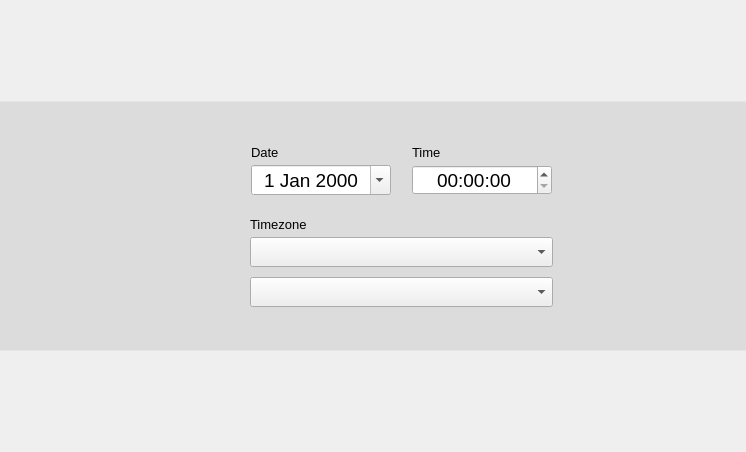
<?xml version="1.0" encoding="UTF-8"?>
<ui version="4.0">
 <class>DateTimeWidget</class>
 <widget class="QWidget" name="DateTimeWidget">
  <property name="geometry">
   <rect>
    <x>0</x>
    <y>0</y>
    <width>746</width>
    <height>452</height>
   </rect>
  </property>
  <property name="sizePolicy">
   <sizepolicy hsizetype="Preferred" vsizetype="Fixed">
    <horstretch>0</horstretch>
    <verstretch>0</verstretch>
   </sizepolicy>
  </property>
  <property name="minimumSize">
   <size>
    <width>596</width>
    <height>0</height>
   </size>
  </property>
  <property name="windowTitle">
   <string/>
  </property>
  <property name="styleSheet">
   <string notr="true"/>
  </property>
  <layout class="QGridLayout" name="gridLayout">
   <property name="margin">
    <number>0</number>
   </property>
   <item row="0" column="0">
    <widget class="QFrame" name="frame">
     <property name="sizePolicy">
      <sizepolicy hsizetype="Expanding" vsizetype="Preferred">
       <horstretch>0</horstretch>
       <verstretch>0</verstretch>
      </sizepolicy>
     </property>
     <property name="minimumSize">
      <size>
       <width>600</width>
       <height>250</height>
      </size>
     </property>
     <property name="maximumSize">
      <size>
       <width>16777215</width>
       <height>250</height>
      </size>
     </property>
     <property name="styleSheet">
      <string notr="true">#frame{
background-color: rgba(0, 0, 0, 20);
border-top: 1px solid rgba(255, 255, 255, 75);/*white*/
border-bottom: 1px solid rgba(255, 255, 255, 75);/*white*/
}</string>
     </property>
     <property name="frameShape">
      <enum>QFrame::NoFrame</enum>
     </property>
     <property name="frameShadow">
      <enum>QFrame::Raised</enum>
     </property>
     <layout class="QHBoxLayout" name="horizontalLayout_2">
      <property name="spacing">
       <number>50</number>
      </property>
      <property name="leftMargin">
       <number>0</number>
      </property>
      <property name="topMargin">
       <number>20</number>
      </property>
      <property name="rightMargin">
       <number>0</number>
      </property>
      <property name="bottomMargin">
       <number>20</number>
      </property>
      <item>
       <spacer name="horizontalSpacer">
        <property name="orientation">
         <enum>Qt::Horizontal</enum>
        </property>
        <property name="sizeHint" stdset="0">
         <size>
          <width>40</width>
          <height>20</height>
         </size>
        </property>
       </spacer>
      </item>
      <item>
       <widget class="QLabel" name="label">
        <property name="text">
         <string/>
        </property>
        <property name="pixmap">
         <pixmap resource="../../data.qrc">:/gui/pics/preferences-system-time-big.png</pixmap>
        </property>
       </widget>
      </item>
      <item>
       <layout class="QVBoxLayout" name="verticalLayout">
        <property name="spacing">
         <number>0</number>
        </property>
        <property name="topMargin">
         <number>0</number>
        </property>
        <property name="rightMargin">
         <number>0</number>
        </property>
        <item>
         <spacer name="verticalSpacer">
          <property name="orientation">
           <enum>Qt::Vertical</enum>
          </property>
          <property name="sizeHint" stdset="0">
           <size>
            <width>303</width>
            <height>13</height>
           </size>
          </property>
         </spacer>
        </item>
        <item>
         <layout class="QHBoxLayout" name="horizontalLayout_3">
          <property name="spacing">
           <number>20</number>
          </property>
          <property name="bottomMargin">
           <number>0</number>
          </property>
          <item>
           <layout class="QVBoxLayout" name="verticalLayout_3">
            <property name="spacing">
             <number>5</number>
            </property>
            <property name="bottomMargin">
             <number>0</number>
            </property>
            <item>
             <widget class="QLabel" name="label_2">
              <property name="font">
               <font>
                <pointsize>10</pointsize>
               </font>
              </property>
              <property name="text">
               <string>Date</string>
              </property>
             </widget>
            </item>
            <item>
             <widget class="QDateEdit" name="calendarWidget">
              <property name="sizePolicy">
               <sizepolicy hsizetype="Preferred" vsizetype="Preferred">
                <horstretch>0</horstretch>
                <verstretch>0</verstretch>
               </sizepolicy>
              </property>
              <property name="minimumSize">
               <size>
                <width>140</width>
                <height>30</height>
               </size>
              </property>
              <property name="maximumSize">
               <size>
                <width>140</width>
                <height>30</height>
               </size>
              </property>
              <property name="font">
               <font>
                <pointsize>14</pointsize>
                <weight>50</weight>
                <bold>false</bold>
               </font>
              </property>
              <property name="wrapping">
               <bool>false</bool>
              </property>
              <property name="frame">
               <bool>true</bool>
              </property>
              <property name="alignment">
               <set>Qt::AlignCenter</set>
              </property>
              <property name="readOnly">
               <bool>false</bool>
              </property>
              <property name="buttonSymbols">
               <enum>QAbstractSpinBox::NoButtons</enum>
              </property>
              <property name="accelerated">
               <bool>false</bool>
              </property>
              <property name="keyboardTracking">
               <bool>true</bool>
              </property>
              <property name="date">
               <date>
                <year>2000</year>
                <month>1</month>
                <day>1</day>
               </date>
              </property>
              <property name="calendarPopup">
               <bool>true</bool>
              </property>
             </widget>
            </item>
           </layout>
          </item>
          <item>
           <layout class="QVBoxLayout" name="verticalLayout_2">
            <property name="spacing">
             <number>5</number>
            </property>
            <property name="topMargin">
             <number>0</number>
            </property>
            <item>
             <widget class="QLabel" name="label_3">
              <property name="font">
               <font>
                <pointsize>10</pointsize>
               </font>
              </property>
              <property name="text">
               <string>Time</string>
              </property>
             </widget>
            </item>
            <item>
             <widget class="QTimeEdit" name="timeEdit">
              <property name="sizePolicy">
               <sizepolicy hsizetype="Preferred" vsizetype="Preferred">
                <horstretch>0</horstretch>
                <verstretch>0</verstretch>
               </sizepolicy>
              </property>
              <property name="minimumSize">
               <size>
                <width>140</width>
                <height>30</height>
               </size>
              </property>
              <property name="maximumSize">
               <size>
                <width>140</width>
                <height>30</height>
               </size>
              </property>
              <property name="font">
               <font>
                <pointsize>14</pointsize>
                <weight>50</weight>
                <bold>false</bold>
               </font>
              </property>
              <property name="styleSheet">
               <string notr="true"/>
              </property>
              <property name="alignment">
               <set>Qt::AlignCenter</set>
              </property>
              <property name="displayFormat">
               <string notr="true">HH:mm:ss</string>
              </property>
              <property name="calendarPopup">
               <bool>true</bool>
              </property>
             </widget>
            </item>
           </layout>
          </item>
         </layout>
        </item>
        <item>
         <spacer name="verticalSpacer_3">
          <property name="orientation">
           <enum>Qt::Vertical</enum>
          </property>
          <property name="sizeHint" stdset="0">
           <size>
            <width>303</width>
            <height>13</height>
           </size>
          </property>
         </spacer>
        </item>
        <item>
         <layout class="QVBoxLayout" name="verticalLayout_4">
          <property name="spacing">
           <number>5</number>
          </property>
          <property name="bottomMargin">
           <number>0</number>
          </property>
          <item>
           <widget class="QLabel" name="label_4">
            <property name="font">
             <font>
              <pointsize>10</pointsize>
             </font>
            </property>
            <property name="text">
             <string>Timezone</string>
            </property>
           </widget>
          </item>
          <item>
           <widget class="QComboBox" name="continentList">
            <property name="minimumSize">
             <size>
              <width>0</width>
              <height>30</height>
             </size>
            </property>
           </widget>
          </item>
          <item>
           <spacer name="verticalSpacer_4">
            <property name="orientation">
             <enum>Qt::Vertical</enum>
            </property>
            <property name="sizeType">
             <enum>QSizePolicy::Fixed</enum>
            </property>
            <property name="sizeHint" stdset="0">
             <size>
              <width>20</width>
              <height>5</height>
             </size>
            </property>
           </spacer>
          </item>
          <item>
           <widget class="QComboBox" name="countryList">
            <property name="minimumSize">
             <size>
              <width>0</width>
              <height>30</height>
             </size>
            </property>
           </widget>
          </item>
         </layout>
        </item>
        <item>
         <spacer name="verticalSpacer_2">
          <property name="orientation">
           <enum>Qt::Vertical</enum>
          </property>
          <property name="sizeHint" stdset="0">
           <size>
            <width>303</width>
            <height>13</height>
           </size>
          </property>
         </spacer>
        </item>
       </layout>
      </item>
      <item>
       <spacer name="horizontalSpacer_2">
        <property name="orientation">
         <enum>Qt::Horizontal</enum>
        </property>
        <property name="sizeHint" stdset="0">
         <size>
          <width>40</width>
          <height>20</height>
         </size>
        </property>
       </spacer>
      </item>
     </layout>
    </widget>
   </item>
  </layout>
 </widget>
 <resources>
  <include location="../../data.qrc"/>
 </resources>
 <connections/>
</ui>
